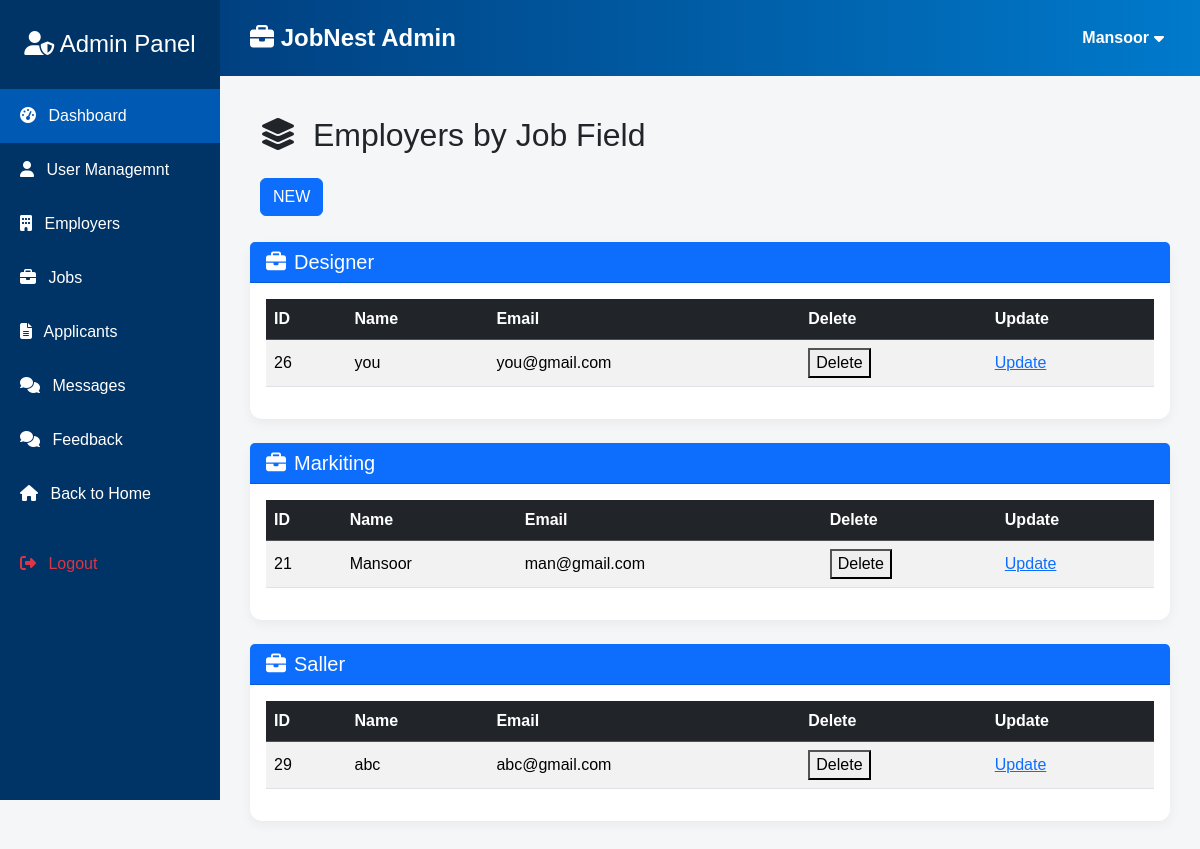
The page /employers.php (signed in) on the database its author committed.
### tables this page shows
CREATE TABLE `roles` (
  `id` int(11) NOT NULL,
  `role_name` varchar(255) NOT NULL
);

CREATE TABLE `empolyee` (
  `id` int(11) NOT NULL,
  `Name` varchar(255) NOT NULL,
  `Email` varchar(255) NOT NULL,
  `Password` varchar(255) NOT NULL,
  `user_role` varchar(255) NOT NULL
);

### employers.php (the view, shortened to what this page needs)
<?php
require_once 'adminheader.php';
$sector = $conn->query("SELECT * FROM roles");
$sectors = $sector->fetchAll();
$roles = $conn->prepare("select * from roles");
    $roles->execute();
    $rol = $roles->fetchall();
?>
<div class="main-content" style="margin-left:10; padding: 10px;">
  <h2 class="mb-4"><i class="fas fa-layer-group me-2"></i> Employers by Job Field</h2>
<button class="btn btn-primary mb-3" data-bs-toggle="modal" data-bs-target="#addUserModal"> NEW</button>
</div>
  <?php foreach ($sectors as $sec): ?>
    <?php
      $empStmt = $conn->prepare("SELECT * FROM empolyee WHERE user_role = ?");
      $empStmt->execute([$sec['role_name']]);
      $employers = $empStmt->fetchAll();
    ?>
    <?php if (count($employers) > 0): ?>
      <div class="card mb-4">
        <div class="card-header bg-primary text-white">
          <h5 class="mb-0"><i class="fas fa-briefcase me-2"></i><?php echo $sec['role_name'];?></h5>
        </div>
        <div class="card-body">
          <div class="table-responsive">
            <table class="table table-striped table-hover align-middle">
              <thead class="table-dark">
                <tr>
                  <th>ID</th>
                  <th>Name</th>
                  <th>Email</th>
                  <th>Delete</th>
                  <th>Update</th>
                </tr>
              </thead>
              <tbody>
                <?php foreach ($employers as $emp): ?>
                  <tr>
                    <td><?php echo $emp['id'];?></td>
                    <td><?php echo $emp['Name'];?></td>
                    <td><?php echo $emp['Email'];?></td>
                    <td>
                      <form action="" method="POST">
                        <button type="Submit" name="delete" value="<?php echo $emp['id']; ?>">Delete</button>
                      </form>
                    </td>
                    <td>
                      <a href="update.php?id=<?php echo $emp['id']; ?>">Update</a>
                    </td>
                  </tr>
                <?php endforeach; ?>
              </tbody>
            </table>
          </div>
        </div>
      </div>
    <?php endif; ?>
  <?php endforeach; ?>
</div>

### adminheader.php (style rules this page uses)
body { font-family: 'Poppins', sans-serif; background-color: #f4f6f8; }
.card { border: none; border-radius: 12px; box-shadow: 0 4px 12px rgba(0,0,0,0.05); }

### rows shown on the page
roles: role_name "Designer"
empolyee: id "26", Name "you", Email "you@gmail.com"
roles: role_name "Markiting"
empolyee: id "21", Name "Mansoor", Email "man@gmail.com"
roles: role_name "Saller"
empolyee: id "29", Name "abc", Email "abc@gmail.com"

### other values the page prints
$name "Mansoor"
